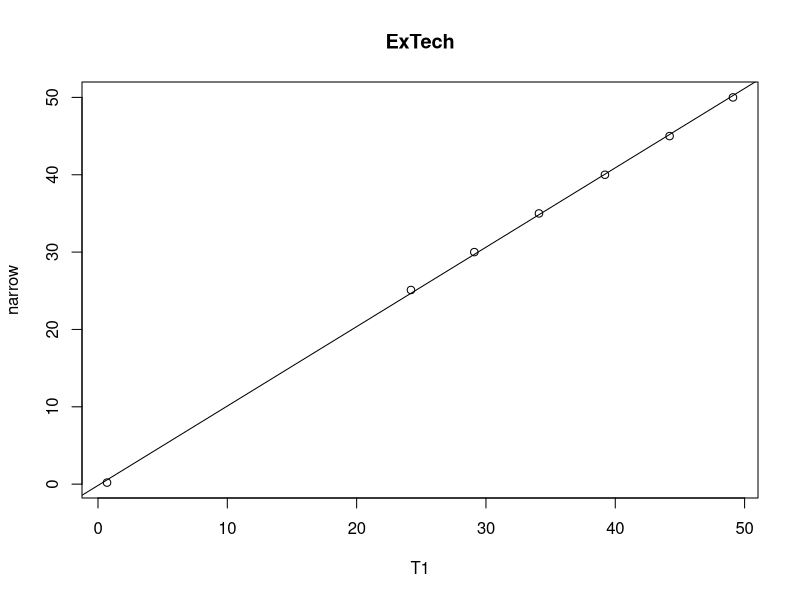
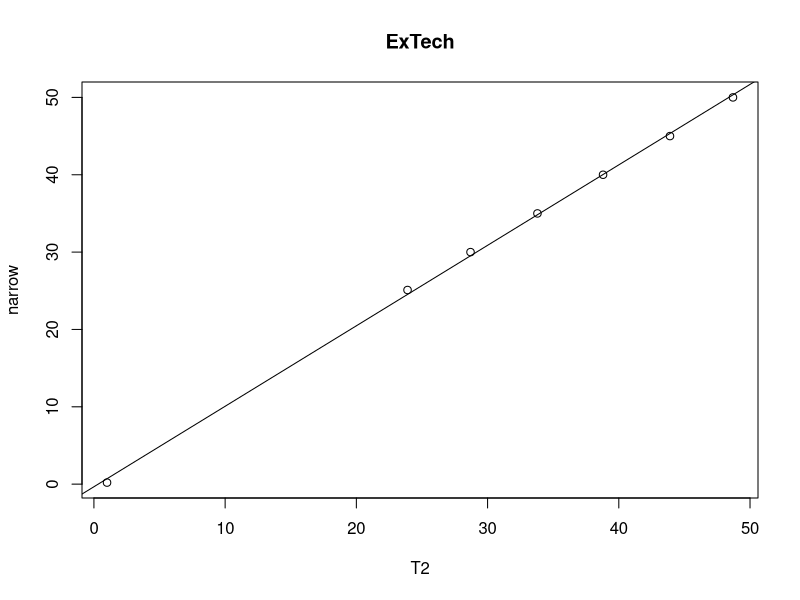
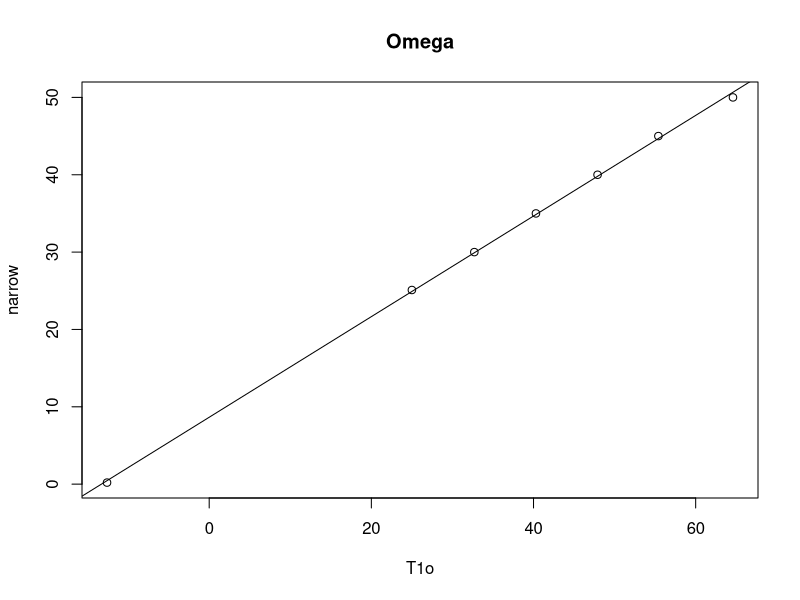
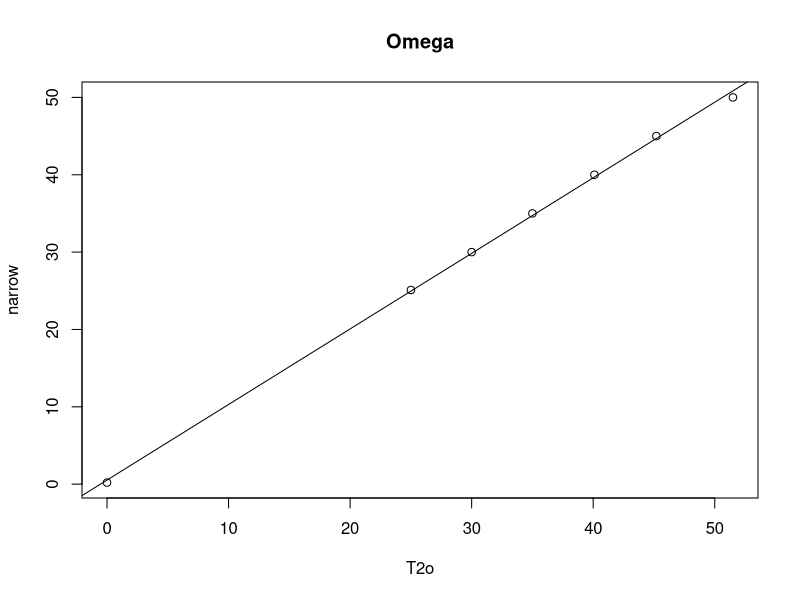
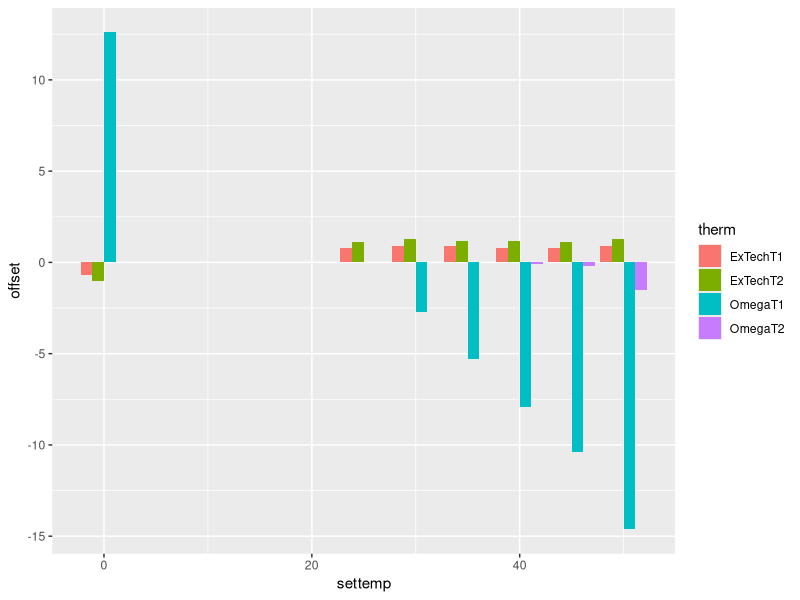
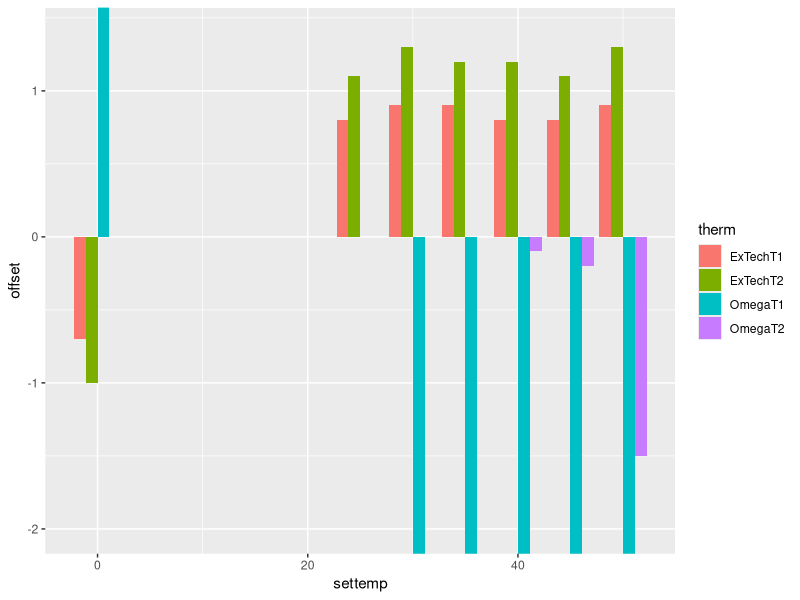

Write R code to recreate these figures, in order.
## ---- chunk 1
#settemp values are the values the water bath set temperatures
#T1 is thermocouple 1 and T2 is thermocouple 2
#wide is the wide range mercury thermometer readings and narrow is the narrow range mercury thermometer readings

settemp<- c(0, 25, 30, 35, 40, 45, 50)
T1 <- c(0.7, 24.2, 29.1, 34.1, 39.2, 44.2, 49.1)
T2 <- c(1, 23.9, 28.7, 33.8, 38.8, 43.9, 48.7)
wide <- c(0, 25.05, 30, 35, 40, 45, 50)
narrow <- c(0.2, 25.1, 30, 35, 40, 45, 50)

#Fitting to a linear model based on each thermocouple
fit<-lm(narrow~T1)
summary(fit)
(plot(T1, narrow, main = "ExTech") + abline(fit))

fit2<-lm(narrow~T2)
summary(fit2)
(plot(T2, narrow, main = "ExTech") + abline(fit2))
## ---- chunk 2
#settemp values are the values the water bath set temperatures
#T1o is thermocouple 1 and T2o is thermocouple 2
#wide is the wide range mercury thermometer readings and narrow is the narrow range mercury thermometer readings

settemp<- c(0, 25, 30, 35, 40, 45, 50)
T1o <- c(-12.6, 25, 32.7, 40.3, 47.9, 55.4, 64.6)
T2o <- c(0, 25, 30, 35, 40.1, 45.2, 51.5)
wide <- c(0, 25.05, 30, 35, 40, 45, 50)
narrow <- c(0.2, 25.1, 30, 35, 40, 45, 50)

#Fitting to a linear model based on each thermocouple
fito<-lm(narrow~T1o)
summary(fito)
(plot(T1o, narrow, main = "Omega") + abline(fito))

fit2o<-lm(narrow~T2o)
summary(fit2o)
(plot(T2o, narrow, main = "Omega") + abline(fit2o))
## ---- chunk 3
layout(matrix(c(1,2,3,4), 2, 2, byrow = TRUE))
## ---- chunk 4
#Calculate the offset values for each thermocoupler and thermocouple
#oT1 and oT2 refer to Omega and eT1 and eT2 refer to ExTech
eT1 <- c(0.7, 24.2, 29.1, 34.1, 39.2, 44.2, 49.1)
ExTechT1 <- (settemp-eT1)
eT2 <- c(1, 23.9, 28.7, 33.8, 38.8, 43.9, 48.7)
ExTechT2 <- c(settemp-eT2)
oT1 <- c(-12.6, 25, 32.7, 40.3, 47.9, 55.4, 64.6)
OmegaT1 <- c(settemp-oT1)
oT2 <- c(0, 25, 30, 35, 40.1, 45.2, 51.5)
OmegaT2 <- c(settemp-oT2)

#Create barplot
library(ggplot2)
library(dplyr)
offsets <- c(ExTechT1, ExTechT2, OmegaT1, OmegaT2)
df<-data.frame(settemp, ExTechT1, ExTechT2, OmegaT1, OmegaT2)
df

library(tidyr)
df.long<-gather(df,therm,offset,ExTechT1:OmegaT2)

#ggplot(df.long,aes(x=settemp,y=offset,colour=therm))+geom_point()
## Complete barplot
ggplot(df.long,aes(x=settemp,y=offset,fill=therm))+geom_bar(stat="identity",position="dodge")

## setting limits of the y axis to hone in values around 0
ggplot(df.long,aes(x=settemp,y=offset,fill=therm))+geom_bar(stat="identity",position="dodge")+coord_cartesian(ylim=c(-2,1.4))

